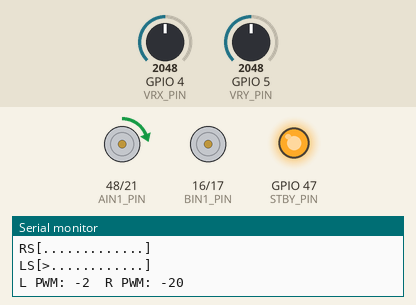
This sketch was run on a simulated ESP32-S3. Shown: motor-driver pin pairs drawn as motors (green arrow = first pin HIGH = forward, orange = second pin HIGH = backward, longer = more drive, scaled by the enable pin, stopped while the standby pin is LOW), output pins drawn as LEDs (lit = HIGH), the last lines printed to the serial monitor. The test bench sets the inputs (shaded band); at power-on: GPIO 4 (VRX_PIN) = 2048, GPIO 5 (VRY_PIN) = 2048.

Above: at 1.2 s.
1.3 s: GPIO 4 (VRX_PIN) set to 2866
At 2.2 s:
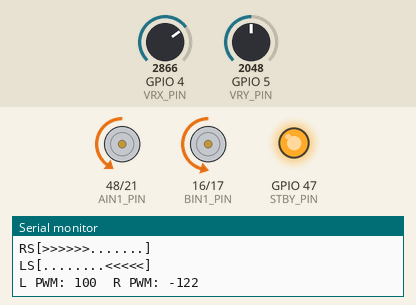
2.8 s: GPIO 5 (VRY_PIN) set to 2866
At 3.9 s:
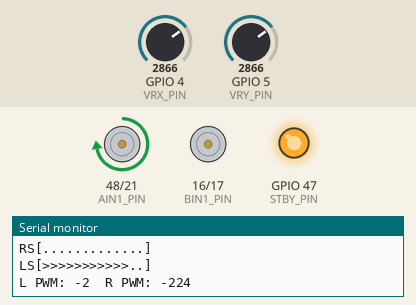
4.3 s: GPIO 4 (VRX_PIN) set to 3603
At 5.2 s:
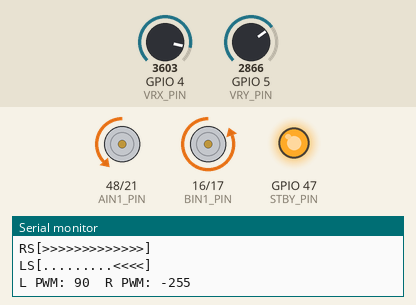
5.8 s: GPIO 5 (VRY_PIN) set to 2047
At 6.8 s:
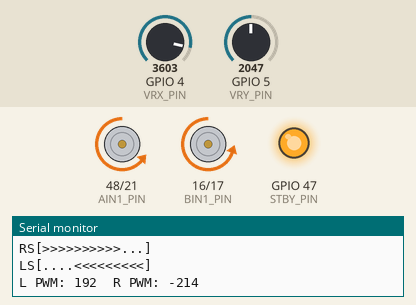
7.3 s: GPIO 4 (VRX_PIN) set to 4095
At 8.1 s:
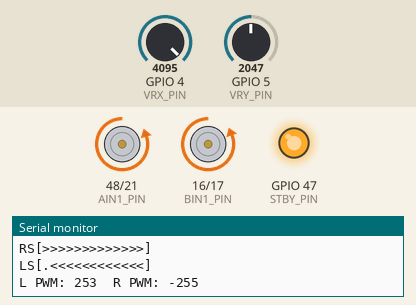
8.8 s: GPIO 5 (VRY_PIN) set to 1228
At 9.8 s:
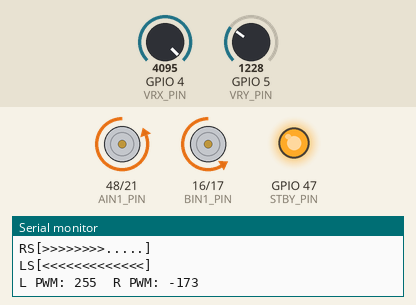
Timing chart, 0 to 11.3 s (numbered marks = the images above; inputs shaded):
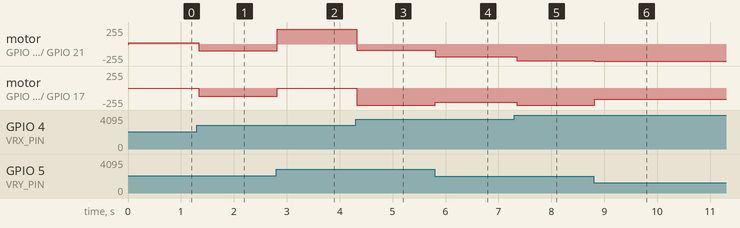

Measured:
- after the input at 1.3 s, motor on GPIO 48 (AIN1_PIN) / GPIO 21 (AIN2_PIN): forward 20/255 → backward 100/255 at once; motor on GPIO 16 (BIN1_PIN) / GPIO 17 (BIN2_PIN): stopped → backward 122/255 at once
- after the input at 2.8 s, motor on GPIO 48 (AIN1_PIN) / GPIO 21 (AIN2_PIN): backward 100/255 → forward 223/255 at once; motor on GPIO 16 (BIN1_PIN) / GPIO 17 (BIN2_PIN): backward 122/255 → stopped at once
- after the input at 4.3 s, motor on GPIO 48 (AIN1_PIN) / GPIO 21 (AIN2_PIN): forward 223/255 → backward 90/255 at once; motor on GPIO 16 (BIN1_PIN) / GPIO 17 (BIN2_PIN): stopped → backward 255/255 at once
- after the input at 5.8 s, motor on GPIO 48 (AIN1_PIN) / GPIO 21 (AIN2_PIN): backward 90/255 → backward 191/255 at once; motor on GPIO 16 (BIN1_PIN) / GPIO 17 (BIN2_PIN): backward 255/255 → backward 213/255 at once
- after the input at 7.3 s, motor on GPIO 48 (AIN1_PIN) / GPIO 21 (AIN2_PIN): backward 191/255 → backward 252/255 at once; motor on GPIO 16 (BIN1_PIN) / GPIO 17 (BIN2_PIN): backward 213/255 → backward 255/255 at once
- after the input at 8.8 s, motor on GPIO 48 (AIN1_PIN) / GPIO 21 (AIN2_PIN): backward 252/255 → backward 255/255 at once; motor on GPIO 16 (BIN1_PIN) / GPIO 17 (BIN2_PIN): backward 255/255 → backward 172/255 at once

The sketch:

tank-circuit.ino
```cpp
#include <Arduino.h>

/* ----- Pin Definitions (TB6612FNG driver + joystick) ----- */
#define BIN1_PIN 16   // B_IN1 (right motor direction)
#define BIN2_PIN 17   // B_IN2 (right motor direction)
#define PWMB_PIN 18   // PWMB  (right motor PWM)

#define STBY_PIN 47   // STBY  (stand-by enable)

#define AIN1_PIN 48   // A_IN1 (left motor direction)
#define AIN2_PIN 21   // A_IN2 (left motor direction)
#define PWMA_PIN 15    // PWMA  (left motor PWM)

#define VRX_PIN 4     // Joystick X-axis (ADC)
#define VRY_PIN 5     // Joystick Y-axis (ADC)
/* ---------------------------------------------------------- */

#define PWM_FREQ      1000
#define PWM_RES_BITS  8

void setup() {
  pinMode(BIN1_PIN, OUTPUT);
  pinMode(BIN2_PIN, OUTPUT);
  pinMode(PWMB_PIN, OUTPUT);
  pinMode(STBY_PIN, OUTPUT);
  pinMode(AIN1_PIN, OUTPUT);
  pinMode(AIN2_PIN, OUTPUT);
  pinMode(PWMA_PIN, OUTPUT);

  digitalWrite(STBY_PIN, HIGH);  // Enable motors

  // Setup PWM using ESP32 3.x API
  ledcAttach(PWMA_PIN, PWM_FREQ, PWM_RES_BITS);
  ledcAttach(PWMB_PIN, PWM_FREQ, PWM_RES_BITS);


  Serial.begin(115200);
 // while (!Serial) { /* wait for USB-CDC on some boards */ }

  Serial.println("ESP32-S3 joystick monitor");
  Serial.println("Raw ADC      |  Centered (−2048…+2047)");
  Serial.println("---------------------------------------");
}

void loop() {
  // Read raw 12-bit ADC values (0…4095)
  int rawX = analogRead(VRX_PIN);
  int rawY = analogRead(VRY_PIN);
  int cx = map(abs(rawX), 0, 4100, -255, 255)+10;
  int cy = map(abs(rawY), 0, 4100, 255, -255)-12;

  // Print to Serial
  Serial.println("_________________");
  Serial.print("X: ");
  Serial.print(rawX);
  Serial.print("  Y: ");
  Serial.println(rawY);
  Serial.print("cX: ");
  Serial.print(cx);
  Serial.print("  cY: ");
  Serial.println(cy);

  // Use cx and cy directly for motor control (tank-style mix)
  int leftSpeed = constrain(cy + cx, -255, 255)*-1;
  int rightSpeed = constrain(cy - cx, -255, 255);

  int driveLeftSpeed = leftSpeed;
  int driveRightSpeed = rightSpeed;

  if (abs(cy) >= abs(cx) && cy < 0) {
    // Swap speeds if condition is false
    driveLeftSpeed = rightSpeed*-1;
    driveRightSpeed = leftSpeed*-1;
    Serial.println("REVERSE");
  }

  // Left motor direction
  if (driveLeftSpeed > 5) {
    digitalWrite(AIN1_PIN, HIGH);
    digitalWrite(AIN2_PIN, LOW);
  } else if (driveLeftSpeed < -5) {
    digitalWrite(AIN1_PIN, LOW);
    digitalWrite(AIN2_PIN, HIGH);
  } else {
    digitalWrite(AIN1_PIN, LOW);
    digitalWrite(AIN2_PIN, LOW);
  }

  // Right motor direction
  if (driveRightSpeed > 5) {
    digitalWrite(BIN1_PIN, HIGH);
    digitalWrite(BIN2_PIN, LOW);
  } else if (driveRightSpeed < -5) {
    digitalWrite(BIN1_PIN, LOW);
    digitalWrite(BIN2_PIN, HIGH);
  } else {
    digitalWrite(BIN1_PIN, LOW);
    digitalWrite(BIN2_PIN, LOW);
  }

  // Set PWM
  ledcWrite(PWMA_PIN, abs(driveLeftSpeed));
  ledcWrite(PWMB_PIN, abs(driveRightSpeed));
  printMotorBar("RS", driveRightSpeed*-1);
  printMotorBar("LS", driveLeftSpeed);


  // Print power applied to motors
  Serial.print("L PWM: ");
  Serial.print(leftSpeed*-1);
  Serial.print("  R PWM: ");
  Serial.println(rightSpeed);


  delay(50);
}
void printMotorBar(const char* label, int speed) {
  const int barLength = 13;  // Total characters in the bar
  char bar[barLength + 1];
  memset(bar, '.', barLength);
  bar[barLength] = '\0';

  int blocks = map(abs(speed), 0, 255, 0, barLength);

  if (speed > 0) {
    for (int i = 0; i < blocks; i++) bar[i] = '>';
  } else if (speed < 0) {
    for (int i = 0; i < blocks; i++) bar[barLength - 1 - i] = '<';
  }

  Serial.print(label);
  Serial.print("[");
  Serial.print(bar);
  Serial.println("]");
}
```
